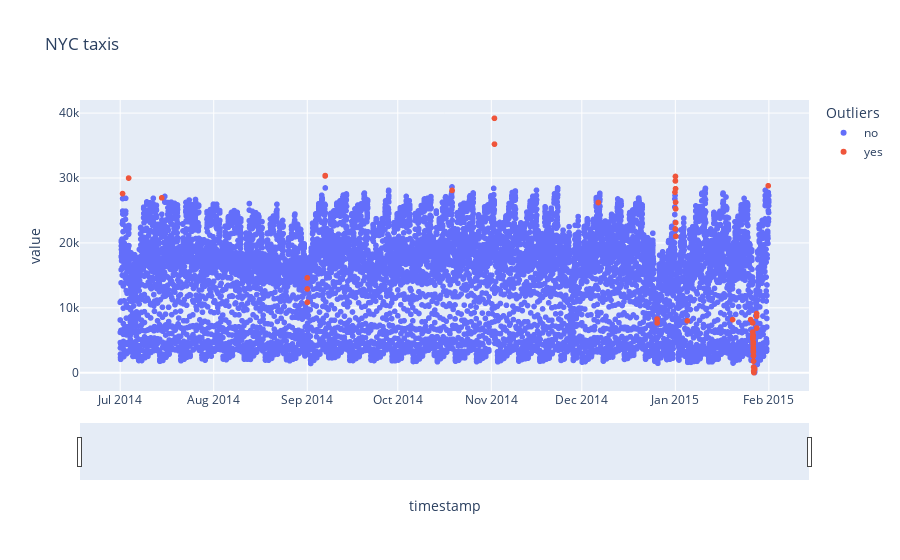

Source (notebook cell):
### Code cell
fig=px.scatter(df_final ,x='timestamp', y='value', color='Outliers',
               hover_data=['weekday','hour','value_avg'],
               title='NYC taxis')

fig.update_xaxes(
    rangeslider_visible=True
)
fig.show()

### Figure 1 — Plotly figure (JSON) as saved in the notebook; plotly's stock layout.template omitted (floating-point values rounded to 4 significant figures; data arrays with more than 128 entries replaced by an {"elided": "..."} marker saying what was removed)
{"data": [{"customdata": {"elided": "10268x3 mixed values"}, "hovertemplate": "Outliers=no<br>timestamp=%{x}<br>value=%{y}<br>weekday=%{customdata[0]}<br>hour=%{customdata[1]}<br>value_avg=%{customdata[2]}<extra></extra>", "legendgroup": "no", "marker": {"color": "#636efa", "symbol": "circle"}, "mode": "markers", "name": "no", "showlegend": true, "type": "scattergl", "x": {"elided": "10268 str values"}, "xaxis": "x", "y": {"elided": "10268 int values"}, "yaxis": "y"}, {"customdata": {"elided": "52x3 mixed values"}, "hovertemplate": "Outliers=yes<br>timestamp=%{x}<br>value=%{y}<br>weekday=%{customdata[0]}<br>hour=%{customdata[1]}<br>value_avg=%{customdata[2]}<extra></extra>", "legendgroup": "yes", "marker": {"color": "#EF553B", "symbol": "circle"}, "mode": "markers", "name": "yes", "showlegend": true, "type": "scattergl", "x": ["2014-07-01T18:30:00", "2014-07-03T19:00:00", "2014-07-14T18:30:00", "2014-09-01T00:00:00", "2014-09-01T00:30:00", "2014-09-01T01:00:00", "2014-09-06T22:30:00", "2014-09-06T23:00:00", "2014-10-19T00:00:00", "2014-11-02T01:00:00", "2014-11-02T01:30:00", "2014-12-06T11:30:00", "2014-12-25T23:00:00", "2014-12-25T23:30:00", "2014-12-31T21:00:00", "2015-01-01T00:00:00", "2015-01-01T00:30:00", "2015-01-01T01:00:00", "2015-01-01T01:30:00", "2015-01-01T02:00:00", "2015-01-01T02:30:00", "2015-01-01T03:00:00", "2015-01-01T03:30:00", "2015-01-04T23:30:00", "2015-01-19T23:30:00", "2015-01-25T23:30:00", "2015-01-26T15:30:00", "2015-01-26T16:00:00", "2015-01-26T16:30:00", "2015-01-26T17:00:00", "2015-01-26T17:30:00", "2015-01-26T18:00:00", "2015-01-26T18:30:00", "2015-01-26T19:00:00", "2015-01-26T19:30:00", "2015-01-26T20:00:00", "2015-01-26T20:30:00", "2015-01-26T21:00:00", "2015-01-26T21:30:00", "2015-01-26T22:00:00", "2015-01-26T22:30:00", "2015-01-26T23:00:00", "2015-01-26T23:30:00", "2015-01-27T00:00:00", "2015-01-27T00:30:00", "2015-01-27T01:00:00", "2015-01-27T01:30:00", "2015-01-27T08:00:00", "2015-01-27T22:30:00", "2015-01-27T23:00:00", "2015-01-27T23:30:00", "2015-01-31T19:00:00"], "xaxis": "x", "y": [27598, 29985, 26945, 14618, 12908, 10842, 30313, 30373, 28093, 39197, 35212, 26224, 8270, 7685, 27804, 22153, 29547, 30236, 28348, 26264, 25243, 23117, 21017, 8002, 8189, 8190, 7681, 6257, 5520, 5159, 5283, 5821, 5586, 4729, 4402, 3877, 3384, 3203, 2611, 1783, 866, 297, 189, 109, 80, 40, 39, 570, 9121, 8700, 6884, 28804], "yaxis": "y"}], "layout": {"legend": {"title": {"text": "Outliers"}, "tracegroupgap": 0}, "title": {"text": "NYC taxis"}, "xaxis": {"anchor": "y", "domain": [0, 1], "rangeslider": {"visible": true}, "title": {"text": "timestamp"}}, "yaxis": {"anchor": "x", "domain": [0, 1], "title": {"text": "value"}}}}
